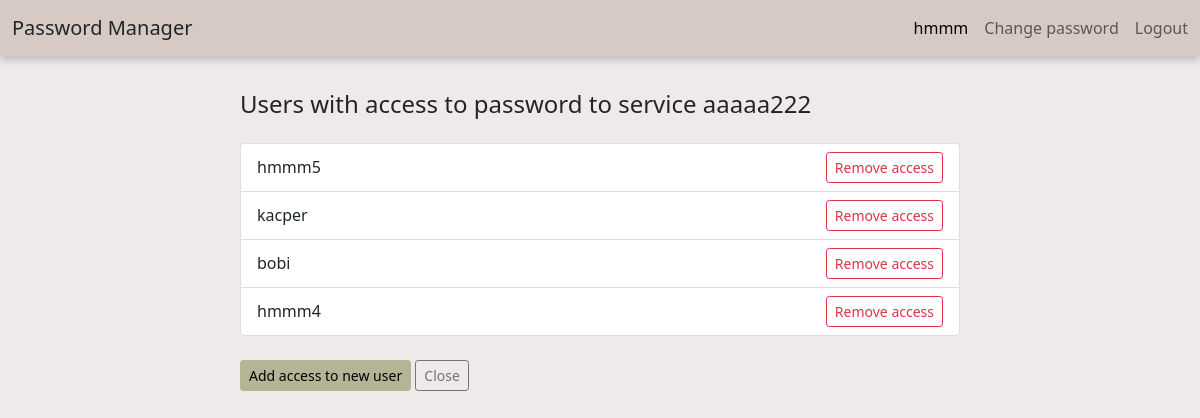
The app's page /services/16/permissions (signed in) with its own data.
### app/models.py (models this page shows, shortened)
class User(db.Model, UserMixin):
    id = db.Column(db.Integer(), primary_key=True)
    username = db.Column(db.String(length=30), nullable=False, unique=True)
    email_address = db.Column(db.String(length=100), nullable=False, unique=True)
    password_hash = db.Column(db.String(length=60), nullable=False)
    services = db.relationship('UserService', backref='user', lazy=True)
    admin_services = db.relationship('Service', backref='admin', lazy=True)
    @property
    def password(self):
        return self.password_hash

class Service(db.Model):
    id = db.Column(db.Integer(), primary_key=True)
    name = db.Column(db.String(length=50), nullable=False)
    link = db.Column(db.String(length=100))
    status = db.Column(db.String(length=20), nullable=False)
    encrypted_password = db.Column(db.String(length=100), nullable=False)
    password_iv = db.Column(db.String(length=100), nullable=False)
    users = db.relationship('UserService', backref='service', lazy=True)
    admin_id = db.Column(db.Integer(), db.ForeignKey('user.id'), nullable=False)
    show_password = "fake"

class UserService(db.Model):
    user_id = db.Column(db.Integer(), db.ForeignKey('user.id'), primary_key=True)
    service_id = db.Column(db.Integer(), db.ForeignKey('service.id'), primary_key=True)

### app/routes.py (the view)
@app.route('/services/<int:service_id>/permissions')
@login_required
def permissions_page(service_id):
    service = Service.query.get(service_id)
    if not check_service(service):
        return redirect(url_for('home_page'))
    return render_template('permissions.html', service=service)

### app/models.py (called while the page is built)
@login_manager.user_loader
def load_user(user_id):
    return User.query.get(int(user_id))

### app/routes.py (called while the page is built)
def check_service(service):
    if not service:
        flash('Service does not exist!', category='danger')
        return False
    if service.admin_id != current_user.id:
        flash('Access denied!', category='danger')
        return False
    return True

@app.context_processor
def example():
    def get_sth(sid):
        service = Service.query.get(sid)
        return service.encrypted_password
    return dict(myf=get_sth)

### app/templates/permissions.html (shortened to what this page needs)
{% extends 'base.html' %}
{% block content %}
<div class="permissions-container">
    <h1 class="h4 mb-4">Users with access to password to service {{ service.name }}</h1>
    <ul class="list-group mb-4">
        {% for us in service.users %}
        <li class="list-group-item d-flex justify-content-between align-items-center">
            {{ us.user.username }}
            <form action="{{ url_for('delete_permission', user_id=us.user.id, service_id=service.id) }}" method="POST">
                <input type="submit" class="btn btn-sm btn-outline-danger bg-cancel" value="Remove access">
            </form>
        </li>
        {% endfor %}
    </ul>
    <a class='btn btn-primary btn-sm bg-confirm' href="{{ url_for('add_permission', service_id=service.id) }}"
       role="button">
        Add access to new user
    </a>
    <a class="btn btn-outline-secondary btn-sm bg-cancel" href="{{ url_for('home_page') }}" role="button">Close</a>
</div>
{%  endblock %}

### app/templates/base.html (shortened to what this page needs)
<!doctype html>
<html lang="pl">
<head>
    <link href="https://cdn.jsdelivr.net/npm/bootstrap@5.1.3/dist/css/bootstrap.min.css" rel="stylesheet"
>
    <link rel="stylesheet" href="https://cdn.jsdelivr.net/npm/bootstrap-icons@1.7.2/font/bootstrap-icons.css">
    <link rel="stylesheet" type="text/css" href="{{ url_for('static', filename='main.css') }}">
</head>
<body class="bg-light-creamy">
<nav class="navbar navbar-expand-md bg-creamy nav-shadow fixed-top">
    <div class="container-fluid">
        <span class="navbar-brand mb-0"><a class="navbar-brand link-dark" href="{{ url_for('home_page') }}">Password Manager</a></span>
        {% if current_user.is_authenticated %}
        <div class="navbar-nav">
            <span class="navbar-text me-3 text-creamy">
              {{ current_user.username }}
            </span>
            <a class="logout nav-link px-0 me-3" href="{{ url_for('change_password') }}">Change password</a>
            <a class="logout nav-link px-0" href="{{ url_for('logout_page') }}">Logout</a>
        </div>
        {% endif %}
    </div>
</nav>
{% block content %}
{% endblock %}
</body>
</html>

### app/static/main.css (style rules this page uses)
:root { --main: #D7CAC5; --light-main: #F0E9E9; --text-main: #000000; --btn-primary: #c7b2b2; --btn-primary-hover: #9f8585; --table: #e1dada; --confirm: #B4B596; --confirm-hover: #c5c6a5; --cancel: #ce6c6c; --cancel-hover: #dc8181; }
body { padding-top: 50px!important; }
.permissions-container { margin-right: 20%; margin-left: 20%; margin-top: 40px; }
.bg-confirm.btn-primary, .bg-confirm.btn-primary:focus { background: var(--confirm); border-color: var(--confirm); }
.bg-creamy { background: var(--main); color: var(--text-main); }
.bg-light-creamy { background: var(--light-main); }
.nav-link, .nav-link:visited { color: var(--text-main); }
.logout.nav-link { color: #5C5656; }
.nav-shadow { box-shadow: 0 4px 8px 0 rgba(0, 0, 0, 0.2); }
.btn-primary, .btn-primary:focus { background: var(--btn-primary); border-color: var(--btn-primary); color: var(--text-main); box-shadow: none; }

### records on screen
User: username "hmmm"
Service: name "aaaaa222"
UserService: user.username "hmmm5"
UserService: user.username "kacper"
UserService: user.username "bobi"
UserService: user.username "hmmm4"
